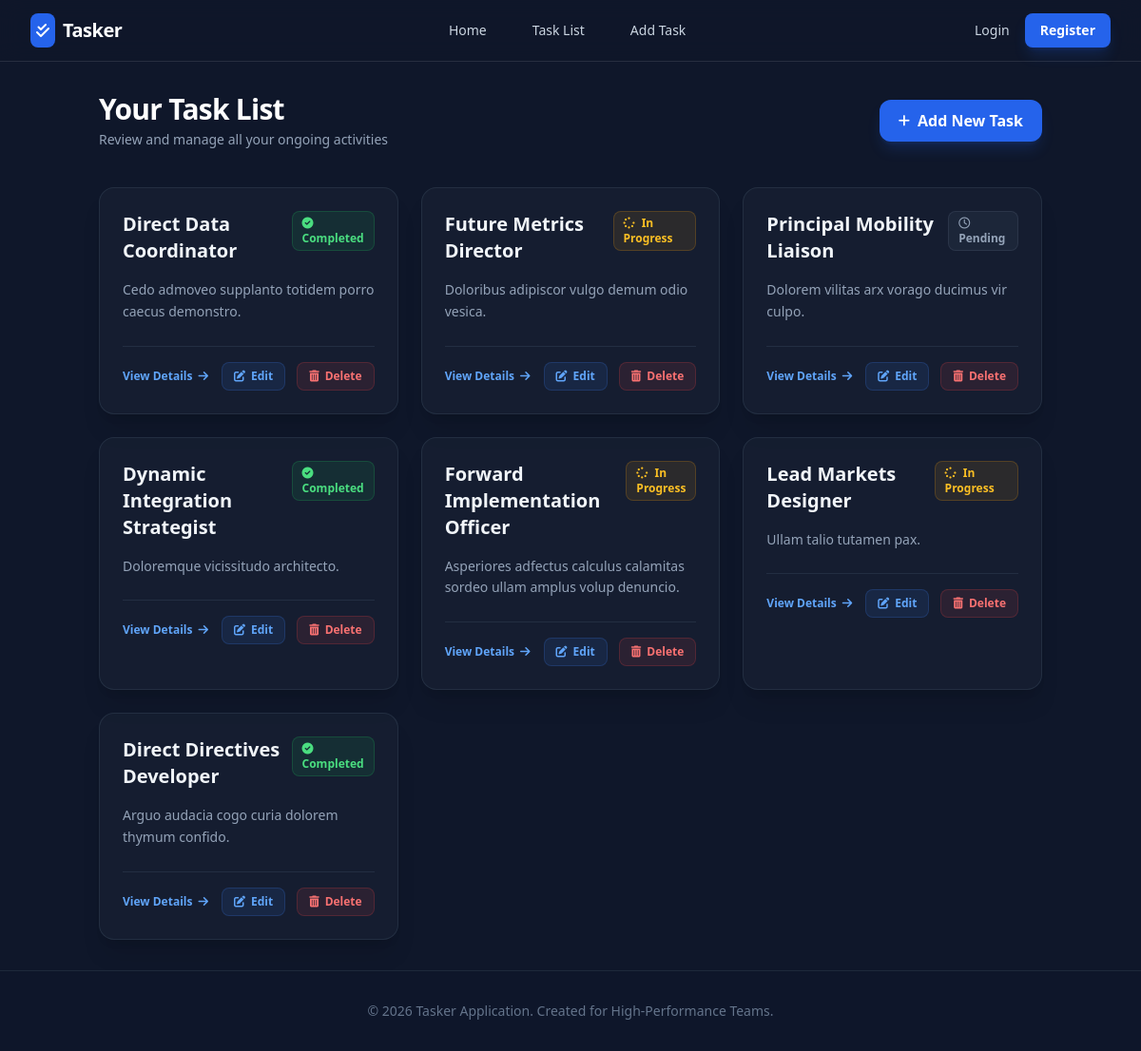
Page /task-list/ on the earlier database version.
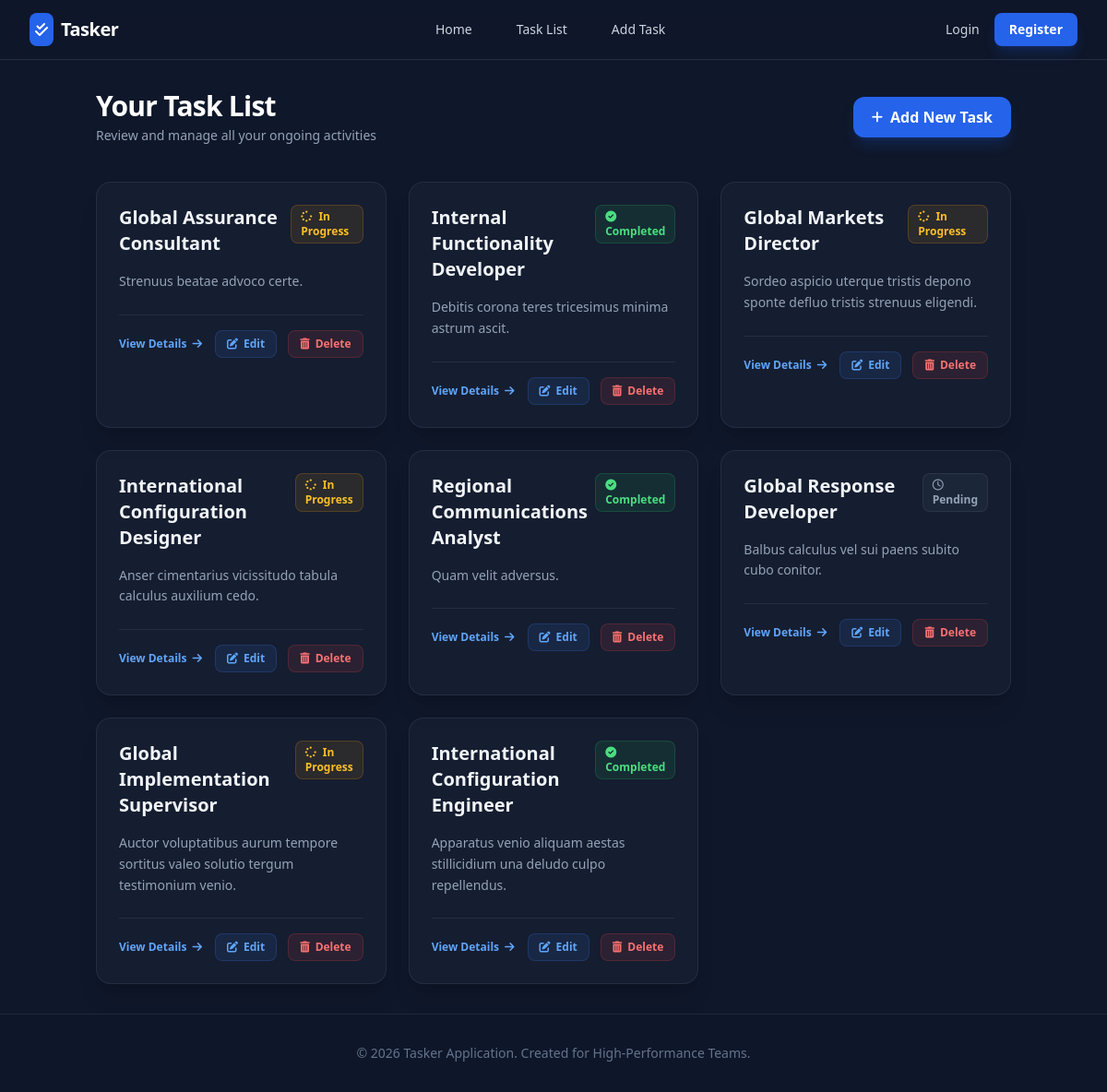
Same page on the later database version.
### tasks/models.py (models this page shows)
class ToDoModel(models.Model):
    title = models.CharField(max_length=120)
    description = models.CharField(max_length=120)
    status_type = [
        ("Pending", "Pending"),
        ("InProgress", "InProgress"),
        ("Completed", "Completed"),
    ]
    status = models.CharField(choices=status_type, max_length=20)
    deadline = models.DateField( null=True, blank=True)

### tasks/views.py (the view)
# urls.py: path("task-list/", task_list_page, name="task_list_page"),
def task_list_page(request):
    data = ToDoModel.objects.all()
    data_pack = {"item": data}
    return render(request, "task_list.html", data_pack)

### tasks/templates/task_list.html (shortened to what this page needs)
{% extends 'master/base.html' %}
{% block content %}
<div class="max-w-6xl mx-auto">
    <div class="flex flex-col md:flex-row md:items-center justify-between mb-10 gap-4">
        <div>
            <h1 class="text-3xl font-extrabold text-white tracking-tight">Your Task List</h1>
            <p class="text-slate-400 mt-1 text-sm">Review and manage all your ongoing activities</p>
        </div>
        <a href="/add-task/" class="inline-flex items-center px-5 py-2.5 bg-blue-600 hover:bg-blue-500 text-white font-bold rounded-xl transition-all shadow-lg shadow-blue-600/20 active:scale-95">
            <i class="fas fa-plus mr-2 text-sm"></i> Add New Task
        </a>
    </div>
    <div class="grid grid-cols-1 md:grid-cols-2 lg:grid-cols-3 gap-6">
        {% for task in item %}
        <div class="bg-slate-800/40 border border-slate-700/50 rounded-2xl p-6 hover:border-blue-500/50 transition-all group shadow-xl">
            <div class="flex justify-between items-start mb-4">
                <h3 class="text-xl font-bold text-slate-100 group-hover:text-blue-400 transition-colors">{{ task.title }}</h3>
                {% if task.status == 'Completed' %}
                    <span class="px-2.5 py-1 rounded-lg text-xs font-bold bg-green-500/10 text-green-400 border border-green-500/20">
                        <i class="fas fa-check-circle mr-1"></i> Completed
                    </span>
                {% elif task.status == 'InProgress' %}
                    <span class="px-2.5 py-1 rounded-lg text-xs font-bold bg-amber-500/10 text-amber-400 border border-amber-500/20">
                        <i class="fas fa-spinner fa-spin mr-1"></i> In Progress
                    </span>
                {% else %}
                    <span class="px-2.5 py-1 rounded-lg text-xs font-bold bg-slate-500/10 text-slate-400 border border-slate-500/20">
                        <i class="far fa-clock mr-1"></i> Pending
                    </span>
                {% endif %}
            </div>
            <p class="text-slate-400 text-sm leading-relaxed mb-6 line-clamp-3">
                {{ task.description }}
            </p>
           <div class="pt-4 border-t border-slate-700/50 flex flex-wrap justify-between items-center gap-3">
    <a href="{% url 'task_details_page' task.id %}" class="text-blue-400 hover:text-blue-300 text-xs font-semibold flex items-center transition-colors">
        View Details <i class="fas fa-arrow-right ml-1.5"></i>
    </a>
    <div class="flex items-center gap-3">
        <a href="{% url 'edit_task' task.id %}"
           class="flex items-center px-3 py-1.5 bg-blue-500/10 hover:bg-blue-500/20 text-blue-400 text-xs font-bold rounded-lg border border-blue-500/20 transition-all">
            <i class="fas fa-edit mr-1.5"></i> Edit
        </a>
        <a href="{% url 'delete_task' task.id %}"
           onclick="return confirm('Are you sure you want to delete this task?')"
           class="flex items-center px-3 py-1.5 bg-red-500/10 hover:bg-red-500/20 text-red-400 text-xs font-bold rounded-lg border border-red-500/20 transition-all">
            <i class="fas fa-trash-alt mr-1.5"></i> Delete
        </a>
    </div>
</div>
        </div>
        {% endfor %}
    </div>
</div>
{% endblock %}

### tasks/templates/master/base.html (shortened to what this page needs)
<!DOCTYPE html>
<html lang="en">
<head>
    <script src="https://cdn.tailwindcss.com"></script>
    <link href="https://cdnjs.cloudflare.com/ajax/libs/font-awesome/6.0.0/css/all.min.css" rel="stylesheet">
</head>
<body class="min-h-screen flex flex-col">
    {% include 'master/nav.html' %}
    <main class="flex-grow container mx-auto px-4 py-8">
        {% block content %}
        {% endblock %}
    </main>
    <footer class="border-t border-slate-800 py-8 bg-slate-900/50">
        <div class="max-w-7xl mx-auto px-4 text-center">
            <p class="text-slate-500 text-sm">
                &copy; 2026 Tasker Application. Created for High-Performance Teams.
            </p>
        </div>
    </footer>
</body>
</html>

### tasks/templates/master/nav.html (shortened to what this page needs)
<nav class="nav-glass sticky top-0 z-50">
    <div class="max-w-7xl mx-auto px-4 sm:px-6 lg:px-8">
        <div class="flex items-center justify-between h-16">
            <div class="flex-shrink-0 flex items-center">
                <a href="{% url 'home_page' %}" class="flex items-center space-x-2">
                    <div class="bg-blue-600 p-1.5 rounded-lg">
                        <i class="fas fa-check-double text-white"></i>
                    </div>
                    <span class="text-xl font-bold tracking-tight text-white">Tasker</span>
                </a>
            </div>
            <div class="hidden md:block">
                <div class="ml-10 flex items-baseline space-x-6 text-slate-300">
                    <a href="{% url 'home_page' %}" class="nav-link px-3 py-2 text-sm font-medium">Home</a>
                    <a href="{% url 'task_list_page' %}" class="nav-link px-3 py-2 text-sm font-medium">Task List</a>
                    <a href="{% url 'add_task_page' %}" class="nav-link px-3 py-2 text-sm font-medium">Add Task</a>
                </div>
            </div>
            <div class="hidden md:flex items-center space-x-4">
                {% if user.is_authenticated %}
                    <span class="text-xs font-semibold text-slate-500 uppercase tracking-widest mr-2">
                        Hi, {{ user.username }}
                    </span>
                    <form action="{% url 'logout_page' %}" method="POST" class="inline">
                        {% csrf_token %}
                        <button type="submit" class="bg-rose-500/10 hover:bg-rose-500 text-rose-500 hover:text-white px-4 py-2 rounded-lg text-sm font-bold border border-rose-500/20 transition-all active:scale-95 flex items-center">
                            <i class="fas fa-sign-out-alt mr-2 text-xs"></i>
                            Logout
                        </button>
                    </form>
                {% else %}
                    <a href="{% url 'login_page' %}" class="text-sm font-medium text-slate-300 hover:text-white transition-colors">Login</a>
                    <a href="{% url 'regi_page' %}" class="bg-blue-600 hover:bg-blue-500 text-white px-4 py-2 rounded-lg text-sm font-bold shadow-lg shadow-blue-600/20 transition-all active:scale-95">
                        Register
                    </a>
                {% endif %}
            </div>
        </div>
    </div>
</nav>

### tasks/templates/master/base.html (style rules this page uses)
body { background: #0f172a; color: #f8fafc; }
.nav-glass { background: rgba(15, 23, 42, 0.8); backdrop-filter: blur(12px); border-bottom: 1px solid rgba(255, 255, 255, 0.1); }
.nav-link { transition: all 0.3s ease; }

Differences in the rows shown:
removed ToDoModel: title "Direct Data Coordinator", status "Completed" (drawn), description "Cedo admoveo supplanto totidem porro caecus demonstro."
removed ToDoModel: title "Future Metrics Director", status "InProgress" (drawn), description "Doloribus adipiscor vulgo demum odio vesica."
removed ToDoModel: title "Principal Mobility Liaison", status "Pending" (drawn), description "Dolorem vilitas arx vorago ducimus vir culpo."
removed ToDoModel: title "Forward Implementation Officer", status "InProgress" (drawn), description "Asperiores adfectus calculus calamitas sordeo ullam amplus volup denuncio."
removed ToDoModel: title "Lead Markets Designer", status "InProgress" (drawn), description "Ullam talio tutamen pax."
removed ToDoModel: title "Direct Directives Developer", status "Completed" (drawn), description "Arguo audacia cogo curia dolorem thymum confido."
added ToDoModel: title "Global Assurance Consultant", status "InProgress" (drawn), description "Strenuus beatae advoco certe."
added ToDoModel: title "Internal Functionality Developer", status "Completed" (drawn), description "Debitis corona teres tricesimus minima astrum ascit."
added ToDoModel: title "Global Markets Director", status "InProgress" (drawn), description "Sordeo aspicio uterque tristis depono sponte defluo tristis strenuus eligendi."
changed ToDoModel: title "Dynamic Integration Strategist" → "International Configuration Designer"; description "Doloremque vicissitudo architecto." → "Anser cimentarius vicissitudo tabula calculus auxilium cedo."; status "Completed" → "In Progress"
added ToDoModel: title "Regional Communications Analyst", status "Completed" (drawn), description "Quam velit adversus."
added ToDoModel: title "Global Response Developer", status "Pending" (drawn), description "Balbus calculus vel sui paens subito cubo conitor."
added ToDoModel: title "Global Implementation Supervisor", status "InProgress" (drawn), description "Auctor voluptatibus aurum tempore sortitus valeo solutio tergum testimonium venio."
added ToDoModel: title "International Configuration Engineer", status "Completed" (drawn), description "Apparatus venio aliquam aestas stillicidium una deludo culpo repellendus."
